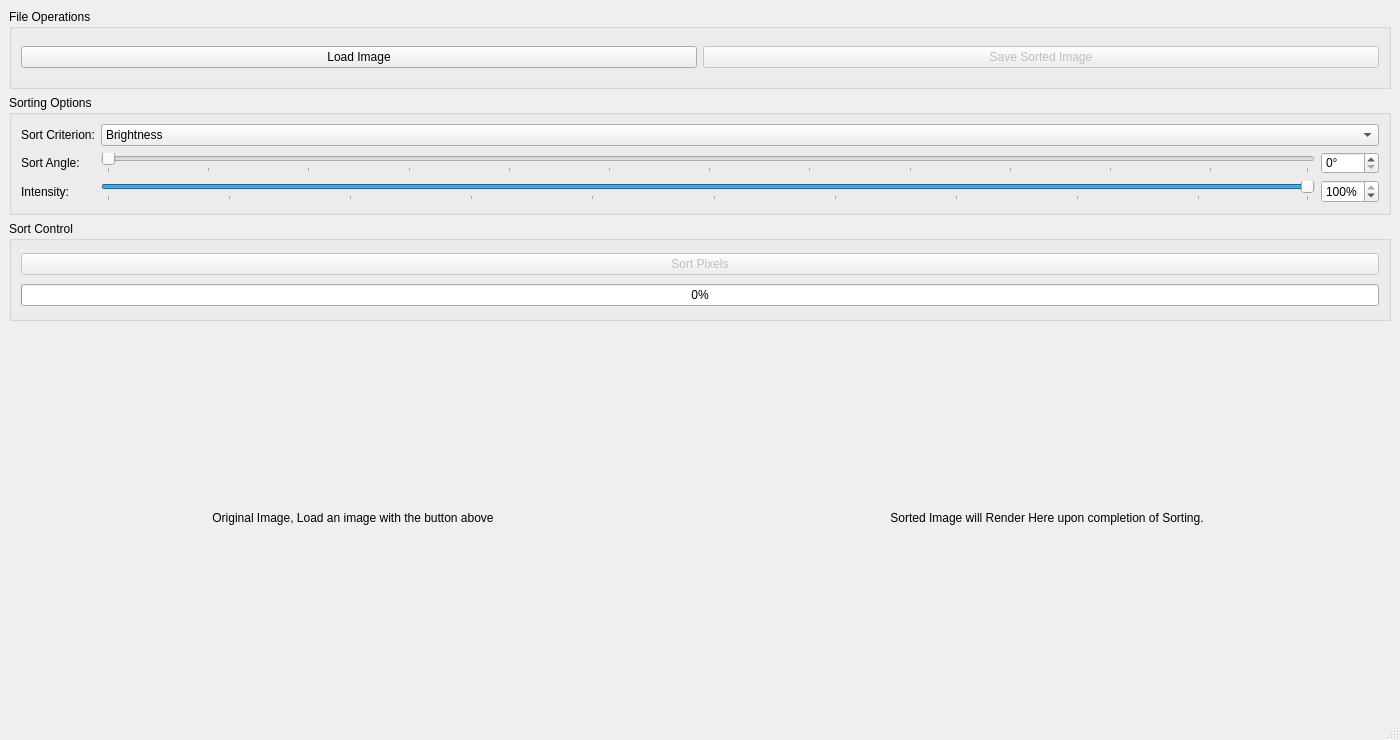
<?xml version="1.0" encoding="UTF-8"?>
<ui version="4.0">
 <class>MainWindow</class>
 <widget class="QMainWindow" name="MainWindow">
  <property name="geometry">
   <rect>
    <x>0</x>
    <y>0</y>
    <width>1400</width>
    <height>740</height>
   </rect>
  </property>
  <property name="windowTitle">
   <string>Enhanced Pixel Sorting App</string>
  </property>
  <widget class="QWidget" name="centralwidget">
   <layout class="QVBoxLayout" name="verticalLayout">
    <item>
     <widget class="QGroupBox" name="file_ops_group">
      <property name="maximumSize">
       <size>
        <width>16777215</width>
        <height>80</height>
       </size>
      </property>
      <property name="title">
       <string>File Operations</string>
      </property>
      <layout class="QHBoxLayout" name="horizontalLayout">
       <item>
        <widget class="QPushButton" name="load_button">
         <property name="text">
          <string>Load Image</string>
         </property>
        </widget>
       </item>
       <item>
        <widget class="QPushButton" name="save_button">
         <property name="enabled">
          <bool>false</bool>
         </property>
         <property name="text">
          <string>Save Sorted Image</string>
         </property>
        </widget>
       </item>
      </layout>
     </widget>
    </item>
    <item>
     <widget class="QGroupBox" name="sorting_options_group">
      <property name="maximumSize">
       <size>
        <width>16777215</width>
        <height>120</height>
       </size>
      </property>
      <property name="title">
       <string>Sorting Options</string>
      </property>
      <layout class="QGridLayout" name="gridLayout">
       <item row="0" column="0">
        <widget class="QLabel" name="criteria_label">
         <property name="text">
          <string>Sort Criterion:</string>
         </property>
        </widget>
       </item>
       <item row="0" column="1" colspan="2">
        <widget class="QComboBox" name="criteria_combo">
         <item>
          <property name="text">
           <string>Brightness</string>
          </property>
         </item>
         <item>
          <property name="text">
           <string>Hue</string>
          </property>
         </item>
         <item>
          <property name="text">
           <string>Saturation</string>
          </property>
         </item>
         <item>
          <property name="text">
           <string>Intensity</string>
          </property>
         </item>
         <item>
          <property name="text">
           <string>Minimum</string>
          </property>
         </item>
        </widget>
       </item>
       <item row="1" column="0">
        <widget class="QLabel" name="angle_label">
         <property name="text">
          <string>Sort Angle:</string>
         </property>
        </widget>
       </item>
       <item row="1" column="1">
        <widget class="QSlider" name="angle_slider">
         <property name="minimum">
          <number>0</number>
         </property>
         <property name="maximum">
          <number>359</number>
         </property>
         <property name="value">
          <number>0</number>
         </property>
         <property name="orientation">
          <enum>Qt::Orientation::Horizontal</enum>
         </property>
         <property name="tickPosition">
          <enum>QSlider::TickPosition::TicksBelow</enum>
         </property>
         <property name="tickInterval">
          <number>30</number>
         </property>
        </widget>
       </item>
       <item row="1" column="2">
        <widget class="QSpinBox" name="angle_value_label">
         <property name="suffix">
          <string>°</string>
         </property>
         <property name="minimum">
          <number>0</number>
         </property>
         <property name="maximum">
          <number>359</number>
         </property>
         <property name="value">
          <number>0</number>
         </property>
        </widget>
       </item>
       <item row="2" column="0">
        <widget class="QLabel" name="intensity_label">
         <property name="text">
          <string>Intensity:</string>
         </property>
        </widget>
       </item>
       <item row="2" column="1">
        <widget class="QSlider" name="intensity_slider">
         <property name="minimum">
          <number>1</number>
         </property>
         <property name="maximum">
          <number>100</number>
         </property>
         <property name="value">
          <number>100</number>
         </property>
         <property name="orientation">
          <enum>Qt::Orientation::Horizontal</enum>
         </property>
         <property name="tickPosition">
          <enum>QSlider::TickPosition::TicksBelow</enum>
         </property>
         <property name="tickInterval">
          <number>10</number>
         </property>
        </widget>
       </item>
       <item row="2" column="2">
        <widget class="QSpinBox" name="intensity_value_label">
         <property name="suffix">
          <string>%</string>
         </property>
         <property name="minimum">
          <number>1</number>
         </property>
         <property name="maximum">
          <number>100</number>
         </property>
         <property name="value">
          <number>100</number>
         </property>
        </widget>
       </item>
      </layout>
     </widget>
    </item>
    <item>
     <widget class="QGroupBox" name="sort_control_group">
      <property name="maximumSize">
       <size>
        <width>16777215</width>
        <height>100</height>
       </size>
      </property>
      <property name="title">
       <string>Sort Control</string>
      </property>
      <layout class="QVBoxLayout" name="verticalLayout_2">
       <item>
        <widget class="QPushButton" name="sort_button">
         <property name="enabled">
          <bool>false</bool>
         </property>
         <property name="text">
          <string>Sort Pixels</string>
         </property>
        </widget>
       </item>
       <item>
        <widget class="QProgressBar" name="progress_bar">
         <property name="value">
          <number>0</number>
         </property>
        </widget>
       </item>
      </layout>
     </widget>
    </item>
    <item>
     <layout class="QHBoxLayout" name="images_layout">
      <item>
       <layout class="QVBoxLayout" name="original_container">
        <item>
         <widget class="QLabel" name="original_label">
          <property name="text">
           <string>Original Image, Load an image with the button above</string>
          </property>
          <property name="alignment">
           <set>Qt::AlignmentFlag::AlignCenter</set>
          </property>
         </widget>
        </item>
       </layout>
      </item>
      <item>
       <layout class="QVBoxLayout" name="sorted_container">
        <item>
         <widget class="QLabel" name="sorted_label">
          <property name="text">
           <string>Sorted Image will Render Here upon completion of Sorting.</string>
          </property>
          <property name="alignment">
           <set>Qt::AlignmentFlag::AlignCenter</set>
          </property>
         </widget>
        </item>
       </layout>
      </item>
     </layout>
    </item>
   </layout>
  </widget>
  <widget class="QMenuBar" name="menubar">
   <property name="geometry">
    <rect>
     <x>0</x>
     <y>0</y>
     <width>1400</width>
     <height>23</height>
    </rect>
   </property>
  </widget>
  <widget class="QStatusBar" name="statusbar"/>
 </widget>
 <resources/>
 <connections/>
</ui>
